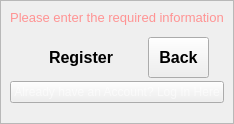
            <widget class="QFrame" name="frame_3">
             <property name="frameShape">
              <enum>QFrame::StyledPanel</enum>
             </property>
             <property name="frameShadow">
              <enum>QFrame::Raised</enum>
             </property>
             <layout class="QVBoxLayout" name="verticalLayout_3">
              <property name="spacing">
               <number>3</number>
              </property>
              <property name="leftMargin">
               <number>0</number>
              </property>
              <property name="topMargin">
               <number>0</number>
              </property>
              <property name="rightMargin">
               <number>0</number>
              </property>
              <property name="bottomMargin">
               <number>20</number>
              </property>
              <item>
               <widget class="QWidget" name="warningContainer" native="true">
                <layout class="QVBoxLayout" name="verticalLayout_12">
                 <property name="spacing">
                  <number>0</number>
                 </property>
                 <property name="leftMargin">
                  <number>0</number>
                 </property>
                 <property name="topMargin">
                  <number>0</number>
                 </property>
                 <property name="rightMargin">
                  <number>0</number>
                 </property>
                 <property name="bottomMargin">
                  <number>0</number>
                 </property>
                 <item>
                  <widget class="QStackedWidget" name="warningContainerMenu">
                   <property name="currentIndex">
                    <number>0</number>
                   </property>
                   <widget class="QWidget" name="errorWidget">
                    <layout class="QVBoxLayout" name="verticalLayout_13">
                     <item>
                      <widget class="QLabel" name="label_12">
                       <property name="font">
                        <font>
                         <family>MS Shell Dlg 2</family>
                         <pointsize>10</pointsize>
                        </font>
                       </property>
                       <property name="text">
                        <string>&lt;html&gt;&lt;head/&gt;&lt;body&gt;&lt;p&gt;&lt;span style=&quot; color:#ff9393;&quot;&gt;Please enter the required information&lt;/span&gt;&lt;/p&gt;&lt;/body&gt;&lt;/html&gt;</string>
                       </property>
                       <property name="textFormat">
                        <enum>Qt::RichText</enum>
                       </property>
                       <property name="alignment">
                        <set>Qt::AlignCenter</set>
                       </property>
                      </widget>
                     </item>
                    </layout>
                   </widget>
                   <widget class="QWidget" name="acceptWidget">
                    <layout class="QVBoxLayout" name="verticalLayout_14">
                     <item>
                      <widget class="QLabel" name="label_13">
                       <property name="font">
                        <font>
                         <family>MS Shell Dlg 2</family>
                         <pointsize>10</pointsize>
                        </font>
                       </property>
                       <property name="text">
                        <string>&lt;html&gt;&lt;head/&gt;&lt;body&gt;&lt;p&gt;&lt;span style=&quot; color:#9eff99;&quot;&gt;Account Registered&lt;/span&gt;&lt;/p&gt;&lt;/body&gt;&lt;/html&gt;</string>
                       </property>
                       <property name="textFormat">
                        <enum>Qt::RichText</enum>
                       </property>
                       <property name="alignment">
                        <set>Qt::AlignCenter</set>
                       </property>
                      </widget>
                     </item>
                    </layout>
                   </widget>
                  </widget>
                 </item>
                </layout>
               </widget>
              </item>
              <item alignment="Qt::AlignHCenter">
               <widget class="QWidget" name="widget_5" native="true">
                <layout class="QHBoxLayout" name="horizontalLayout">
                 <property name="spacing">
                  <number>0</number>
                 </property>
                 <property name="leftMargin">
                  <number>0</number>
                 </property>
                 <property name="topMargin">
                  <number>0</number>
                 </property>
                 <property name="rightMargin">
                  <number>0</number>
                 </property>
                 <property name="bottomMargin">
                  <number>0</number>
                 </property>
                 <item>
                  <widget class="QWidget" name="widget" native="true">
                   <layout class="QHBoxLayout" name="horizontalLayout_3">
                    <property name="spacing">
                     <number>0</number>
                    </property>
                    <property name="leftMargin">
                     <number>0</number>
                    </property>
                    <property name="topMargin">
                     <number>0</number>
                    </property>
                    <property name="rightMargin">
                     <number>5</number>
                    </property>
                    <property name="bottomMargin">
                     <number>0</number>
                    </property>
                    <item>
                     <widget class="QPushButton" name="registerTeachButton">
                      <property name="font">
                       <font>
                        <pointsize>12</pointsize>
                        <weight>75</weight>
                        <bold>true</bold>
                       </font>
                      </property>
                      <property name="styleSheet">
                       <string notr="true">	padding: 10px 25px;
	border-top-left-radius: 10px;
	border-bottom-left-radius: 10px;</string>
                      </property>
                      <property name="text">
                       <string>Register</string>
                      </property>
                      <property name="iconSize">
                       <size>
                        <width>12</width>
                        <height>12</height>
                       </size>
                      </property>
                      <property name="autoDefault">
                       <bool>false</bool>
                      </property>
                      <property name="default">
                       <bool>false</bool>
                      </property>
                      <property name="flat">
                       <bool>false</bool>
                      </property>
                     </widget>
                    </item>
                   </layout>
                  </widget>
                 </item>
                 <item>
                  <widget class="QWidget" name="widget_4" native="true">
                   <layout class="QHBoxLayout" name="horizontalLayout_4">
                    <property name="spacing">
                     <number>0</number>
                    </property>
                    <property name="leftMargin">
                     <number>5</number>
                    </property>
                    <property name="topMargin">
                     <number>0</number>
                    </property>
                    <property name="rightMargin">
                     <number>0</number>
                    </property>
                    <property name="bottomMargin">
                     <number>0</number>
                    </property>
                    <item>
                     <widget class="QPushButton" name="backButton">
                      <property name="sizePolicy">
                       <sizepolicy hsizetype="Minimum" vsizetype="Fixed">
                        <horstretch>0</horstretch>
                        <verstretch>0</verstretch>
                       </sizepolicy>
                      </property>
                      <property name="baseSize">
                       <size>
                        <width>0</width>
                        <height>0</height>
                       </size>
                      </property>
                      <property name="font">
                       <font>
                        <pointsize>12</pointsize>
                        <weight>75</weight>
                        <bold>true</bold>
                       </font>
                      </property>
                      <property name="styleSheet">
                       <string notr="true">	padding: 10px 10px;
</string>
                      </property>
                      <property name="text">
                       <string>Back</string>
                      </property>
                      <property name="iconSize">
                       <size>
                        <width>16</width>
                        <height>16</height>
                       </size>
                      </property>
                     </widget>
                    </item>
                   </layout>
                  </widget>
                 </item>
                </layout>
               </widget>
              </item>
              <item alignment="Qt::AlignHCenter">
               <widget class="QWidget" name="widget_2" native="true">
                <property name="minimumSize">
                 <size>
                  <width>0</width>
                  <height>0</height>
                 </size>
                </property>
                <layout class="QVBoxLayout" name="verticalLayout_5">
                 <property name="spacing">
                  <number>0</number>
                 </property>
                 <property name="leftMargin">
                  <number>0</number>
                 </property>
                 <property name="topMargin">
                  <number>0</number>
                 </property>
                 <property name="rightMargin">
                  <number>0</number>
                 </property>
                 <property name="bottomMargin">
                  <number>0</number>
                 </property>
                 <item alignment="Qt::AlignTop">
                  <widget class="QPushButton" name="toLoginTeachButton">
                   <property name="styleSheet">
                    <string notr="true">QPushButton#toLoginTeachButton{
	color:rgba(255,255,255,140)
}
QPushButton#toLoginTeachButton:pressed{
	color: rgba(251, 153, 93, 1);
}
</string>
                   </property>
                   <property name="text">
                    <string>Already have an Account? Log In Here</string>
                   </property>
                   <property name="flat">
                    <bool>false</bool>
                   </property>
                  </widget>
                 </item>
                </layout>
               </widget>
              </item>
             </layout>
            </widget>
